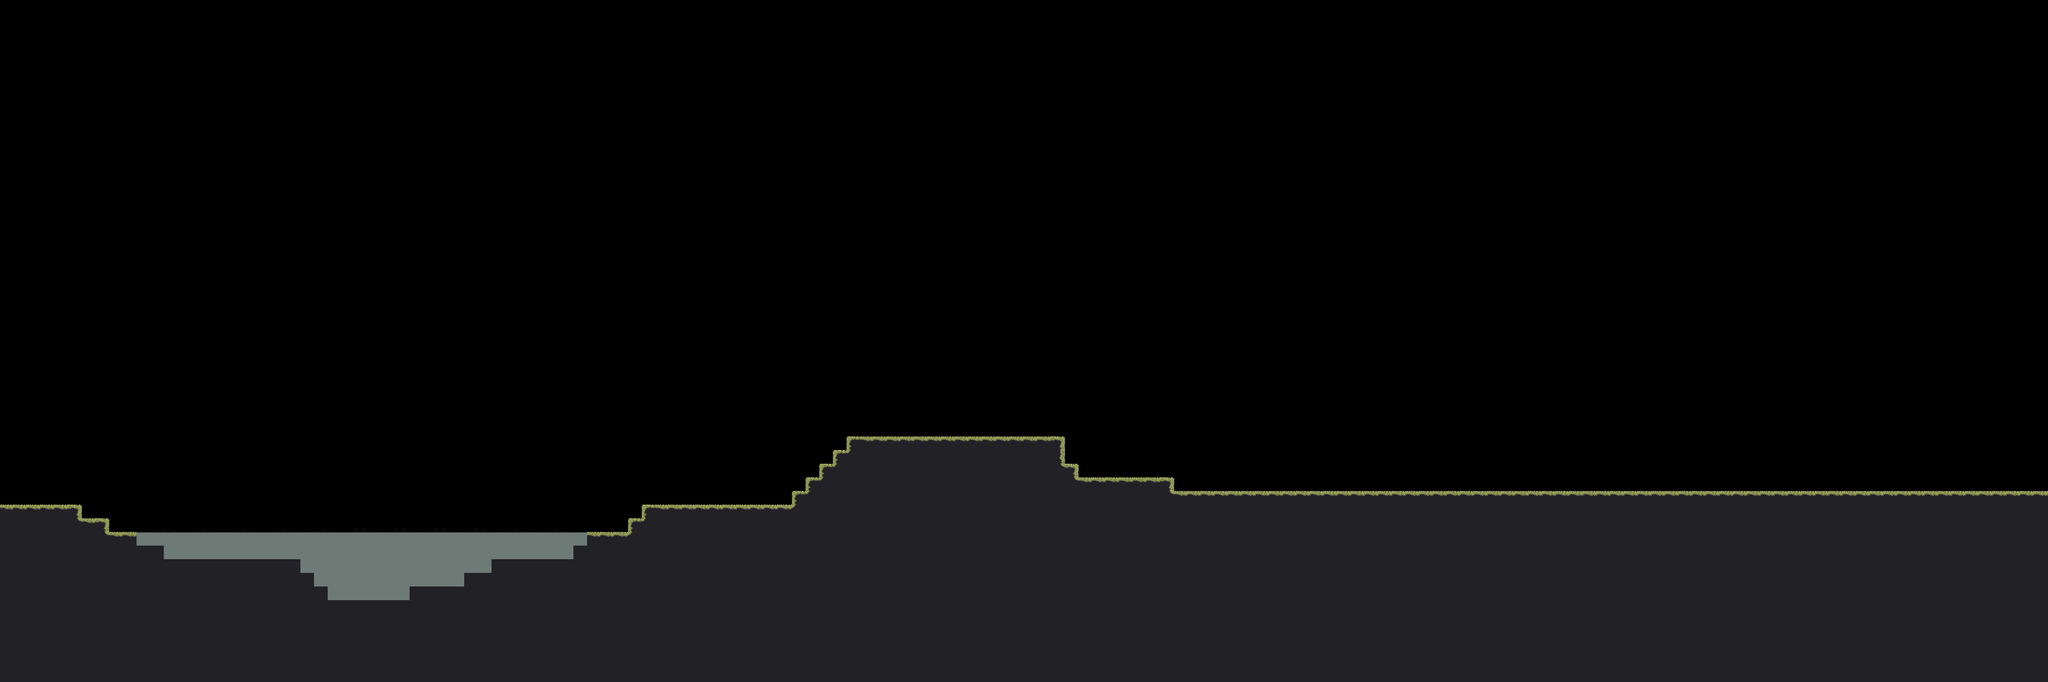

This game map was drawn from its Tiled (.tmx) file and the tilesets committed beside it. A one-line description and the trimmed map source follow:
An orthogonal 150x50 tile map with 42x42 px tiles, 1 tile layer (ground).

<map version="1.0" orientation="orthogonal" width="150" height="50" tilewidth="42" tileheight="42">
 <tileset firstgid="1" name="jungle_tileset" tilewidth="42" tileheight="42">
  <image source="../jungle_tileset.png" width="420" height="336" />
 </tileset>
 <layer name="ground" width="150" height="50">
  <data>[7500 cells, 2042 non-empty, 9 distinct tile ids]</data>
 </layer>
</map>
